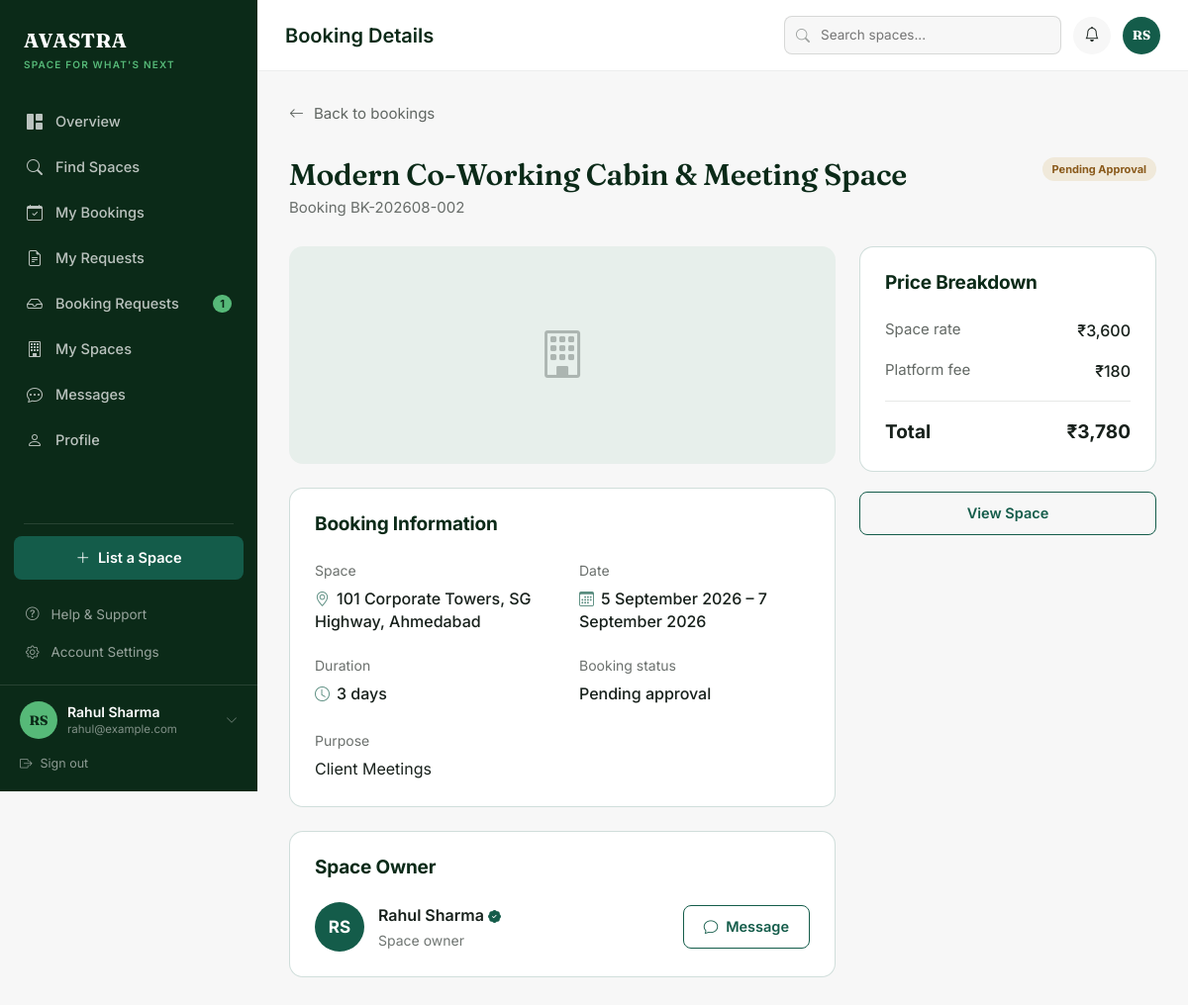
The page /user/booking-details.php?id=2 (signed in) on the database its author committed.
### tables this page shows
CREATE TABLE IF NOT EXISTS `bookings` (
  `id` INT AUTO_INCREMENT PRIMARY KEY,
  `booking_code` VARCHAR(50) NOT NULL UNIQUE,
  `space_id` INT NOT NULL,
  `seeker_id` INT NOT NULL,
  `start_date` DATE NOT NULL,
  `end_date` DATE NOT NULL,
  `total_days` INT NOT NULL,
  `purpose` VARCHAR(150) NOT NULL,
  `base_amount` DECIMAL(10, 2) NOT NULL,
  `platform_fee` DECIMAL(10, 2) NOT NULL,
  `deposit_amount` DECIMAL(10, 2) DEFAULT 0.00,
  `total_amount` DECIMAL(10, 2) NOT NULL,
  `status` ENUM('pending', 'confirmed', 'active', 'completed', 'cancelled', 'rejected') NOT NULL DEFAULT 'pending',
  `cancellation_reason` TEXT DEFAULT NULL,
  `created_at` TIMESTAMP DEFAULT CURRENT_TIMESTAMP,
  `updated_at` TIMESTAMP DEFAULT CURRENT_TIMESTAMP ON UPDATE CURRENT_TIMESTAMP,
  FOREIGN KEY (`space_id`) REFERENCES `spaces` (`id`) ON DELETE CASCADE,
  FOREIGN KEY (`seeker_id`) REFERENCES `users` (`id`) ON DELETE CASCADE
);

CREATE TABLE IF NOT EXISTS `users` (
  `id` INT AUTO_INCREMENT PRIMARY KEY,
  `role_id` INT NOT NULL DEFAULT 2,
  `full_name` VARCHAR(100) NOT NULL,
  `email` VARCHAR(150) NOT NULL UNIQUE,
  `password_hash` VARCHAR(255) NOT NULL,
  `phone` VARCHAR(20) DEFAULT NULL,
  `profile_image` VARCHAR(255) DEFAULT 'default-avatar.png',
  `address` TEXT DEFAULT NULL,
  `city` VARCHAR(100) DEFAULT NULL,
  `state` VARCHAR(100) DEFAULT NULL,
  `zip_code` VARCHAR(20) DEFAULT NULL,
  `status` ENUM('active', 'inactive', 'blocked', 'pending') NOT NULL DEFAULT 'active',
  `email_verified` TINYINT(1) DEFAULT 0,
  `created_at` TIMESTAMP DEFAULT CURRENT_TIMESTAMP,
  `updated_at` TIMESTAMP DEFAULT CURRENT_TIMESTAMP ON UPDATE CURRENT_TIMESTAMP,
  FOREIGN KEY (`role_id`) REFERENCES `roles` (`id`) ON DELETE CASCADE
);

CREATE TABLE IF NOT EXISTS `spaces` (
  `id` INT AUTO_INCREMENT PRIMARY KEY,
  `owner_id` INT NOT NULL,
  `category_id` INT NOT NULL,
  `title` VARCHAR(255) NOT NULL,
  `description` TEXT NOT NULL,
  `address` TEXT NOT NULL,
  `city` VARCHAR(100) NOT NULL,
  `state` VARCHAR(100) NOT NULL,
  `zip_code` VARCHAR(20) NOT NULL,
  `latitude` DECIMAL(10, 8) DEFAULT NULL,
  `longitude` DECIMAL(11, 8) DEFAULT NULL,
  `total_sqft` INT NOT NULL,
  `max_capacity` INT DEFAULT 10,
  `daily_rate` DECIMAL(10, 2) NOT NULL,
  `weekly_rate` DECIMAL(10, 2) DEFAULT NULL,
  `monthly_rate` DECIMAL(10, 2) DEFAULT NULL,
  `security_deposit` DECIMAL(10, 2) DEFAULT 0.00,
  `verification_status` ENUM('pending', 'approved', 'rejected') NOT NULL DEFAULT 'pending',
  `rejection_reason` TEXT DEFAULT NULL,
  `is_active` TINYINT(1) DEFAULT 1,
  `created_at` TIMESTAMP DEFAULT CURRENT_TIMESTAMP,
  `updated_at` TIMESTAMP DEFAULT CURRENT_TIMESTAMP ON UPDATE CURRENT_TIMESTAMP,
  FOREIGN KEY (`owner_id`) REFERENCES `users` (`id`) ON DELETE CASCADE,
  FOREIGN KEY (`category_id`) REFERENCES `categories` (`id`) ON DELETE CASCADE
);

### classes/Auth.php (called while the page is built, shortened)
<?php
class Auth {
    public static function isLoggedIn(): bool {
        return isset($_SESSION['user_id']) && !empty($_SESSION['user_id']);
    }
    public static function getUser(): ?array {
        return [
            'id'        => $_SESSION['user_id'],
            'full_name' => $_SESSION['user_name'] ?? 'User',
            'email'     => $_SESSION['user_email'] ?? '',
            'role_id'   => $_SESSION['user_role_id'] ?? 2,
            'role_name' => $_SESSION['user_role'] ?? 'user'
        ];
    }
}

### user/booking-details.php (the view, shortened to what this page needs)
<?php
$pageTitle = 'Booking Details';
require_once __DIR__ . '/includes/header.php';
require_once __DIR__ . '/includes/sidebar.php';
$db        = Database::getInstance();
$userId    = (int) $currentUser['id'];
$bookingId = (int) ($_GET['id'] ?? 0);
$bookingStmt = $db->prepare("
    SELECT b.*, s.title, s.address, s.city, s.state, s.owner_id,
           u.full_name AS owner_name, u.email_verified AS owner_verified,
           (SELECT image_path FROM space_images WHERE space_id = s.id ORDER BY is_primary DESC, id ASC LIMIT 1) AS image_path
    FROM bookings b
    JOIN spaces s ON s.id = b.space_id
    JOIN users u ON u.id = s.owner_id
    WHERE b.id = :id AND b.seeker_id = :user_id
    LIMIT 1
");
$bookingStmt->execute([':id' => $bookingId, ':user_id' => $userId]);
$booking = $bookingStmt->fetch();
?>
    <?php exit;
$ownerParts = preg_split('/\s+/', trim($booking['owner_name']));
$ownerInitials = strtoupper(substr($ownerParts[0], 0, 1) . substr(end($ownerParts), 0, 1));
$statusLabel = match ($booking['status']) {
    'confirmed' => strtotime($booking['start_date']) <= strtotime('today') ? 'In progress' : 'Upcoming',
    'pending' => 'Pending approval',
    'active' => 'In progress',
    default => ucfirst($booking['status']),
};
$statusClass = match ($booking['status']) {
    'confirmed', 'active' => 'upcoming',
    default => $booking['status']
};
    ?>
    <div id="user-main">
        <?php require_once __DIR__ . '/includes/topbar.php'; ?>
        <main id="user-content" class="booking-details-page">
            <a href="<?= APP_URL; ?>/user/my-bookings.php" class="bd-back"><i class="bi bi-arrow-left"></i> Back to bookings</a>
            <div class="bd-title-row">
                <div>
                    <h1><?= htmlspecialchars($booking['title']); ?></h1>
                    <p>Booking <?= htmlspecialchars($booking['booking_code']); ?></p>
                </div><span class="status-pill <?= $statusClass; ?>"><?= htmlspecialchars($statusLabel); ?></span>
            </div>
            <div class="bd-layout">
                <div class="bd-main">
                    <?php if ($booking['image_path']): ?><img class="bd-space-image" src="<?= APP_URL . '/' . htmlspecialchars($booking['image_path']); ?>" alt="<?= htmlspecialchars($booking['title']); ?>"><?php else: ?><div class="bd-image-fallback"><i class="bi bi-building"></i></div><?php endif; ?>
                    <section class="bd-card">
                        <h2>Booking Information</h2>
                        <div class="bd-info-grid">
                            <div><span>Space</span><strong><i class="bi bi-geo-alt"></i><?= htmlspecialchars($booking['address'] . ', ' . $booking['city']); ?></strong></div>
                            <div><span>Date</span><strong><i class="bi bi-calendar3"></i><?= date('j F Y', strtotime($booking['start_date'])); ?><?= $booking['total_days'] > 1 ? ' – ' . date('j F Y', strtotime($booking['end_date'])) : ''; ?></strong></div>
                            <div><span>Duration</span><strong><i class="bi bi-clock"></i><?= (int) $booking['total_days']; ?> day<?= (int) $booking['total_days'] === 1 ? '' : 's'; ?></strong></div>
                            <div><span>Booking status</span><strong><?= htmlspecialchars($statusLabel); ?></strong></div>
                        </div>
                        <div class="bd-copy-row"><span>Purpose</span>
                            <p><?= htmlspecialchars($booking['purpose']); ?></p>
                        </div><?php if (!empty($booking['cancellation_reason'])): ?><div class="bd-copy-row"><span>Cancellation reason</span>
                                <p><?= htmlspecialchars($booking['cancellation_reason']); ?></p>
                            </div><?php endif; ?>
                    </section>
                    <section class="bd-card bd-owner-card">
                        <h2>Space Owner</h2>
                        <div class="bd-owner-row">
                            <div class="avatar-circle-xl"><?= htmlspecialchars($ownerInitials); ?></div>
                            <div><strong><?= htmlspecialchars($booking['owner_name']); ?><?php if ($booking['owner_verified']): ?> <i class="bi bi-patch-check-fill bd-verified"></i><?php endif; ?></strong><span>Space owner</span></div><a class="btn btn-ghost-avastra btn-sm" href="<?= APP_URL; ?>/user/messages.php?with=<?= (int) $booking['owner_id']; ?>&space_id=<?= (int) $booking['space_id']; ?>"><i class="bi bi-chat"></i> Message</a>
                        </div>
                    </section>
                </div>
                <aside class="bd-sidebar">
                    <section class="bd-card bd-price-card">
                        <h2>Price Breakdown</h2>
                        <div><span>Space rate</span><strong>₹<?= number_format((float) $booking['base_amount'], 0); ?></strong></div>
                        <div><span>Platform fee</span><strong>₹<?= number_format((float) $booking['platform_fee'], 0); ?></strong></div><div class="bd-total"><span>Total</span><strong>₹<?= number_format((float) $booking['total_amount'], 0); ?></strong></div>
                    </section><a class="btn btn-ghost-avastra bd-view-space" href="<?= APP_URL; ?>/user/space-details.php?id=<?= (int) $booking['space_id']; ?>">View Space</a>
                </aside>
            </div>
        </main>
        <?php require_once __DIR__ . '/includes/footer.php'; ?>

### user/includes/topbar.php (shortened to what this page needs)
<?php
$nameParts   = preg_split('/\s+/', trim($currentUser['full_name']));
$topInitials = strtoupper(substr($nameParts[0], 0, 1) . substr($nameParts[count($nameParts) - 1] ?? '', 0, 1));
?>
<header id="user-topbar">
    <div class="topbar-left">
        <span class="page-title"><?= htmlspecialchars($pageTitle); ?></span>
    </div>
    <div class="topbar-right">
        <?php if (empty($hideTopbarSearch)): ?>
            <div class="topbar-search">
                <i class="bi bi-search"></i>
                <input type="text" placeholder="Search spaces...">
            </div>
        <?php endif; ?>
        <a href="<?= APP_URL; ?>/user/notifications.php" class="topbar-icon-btn" title="Notifications">
            <i class="bi bi-bell"></i>
        </a>
        <a href="<?= APP_URL; ?>/user/profile.php" class="topbar-avatar" title="<?= htmlspecialchars($currentUser['full_name']); ?>">
            <?= htmlspecialchars($topInitials); ?>
        </a>
    </div>
</header>

### rows shown on the page
bookings: seeker.full_name "RS", space.title "Modern Co-Working Cabin & Meeting Space", booking_code "BK-202608-002", status "Pending Approval", space.city "101 Corporate Towers, SG Highway, Ahmedabad", start_date "5 September 2026", end_date "7 September 2026", total_days "3", status "Pending approval", purpose "Client Meetings", seeker.full_name "Rahul Sharma", base_amount "3,600", platform_fee "180", total_amount "3,780"

### other values the page prints
$ownerPendingCount "1"
$initials "RS"
$currentUser['full_name'] "Rahul Sharma"
$currentUser['email'] "rahul@example.com"
$pageTitle "Booking Details"
